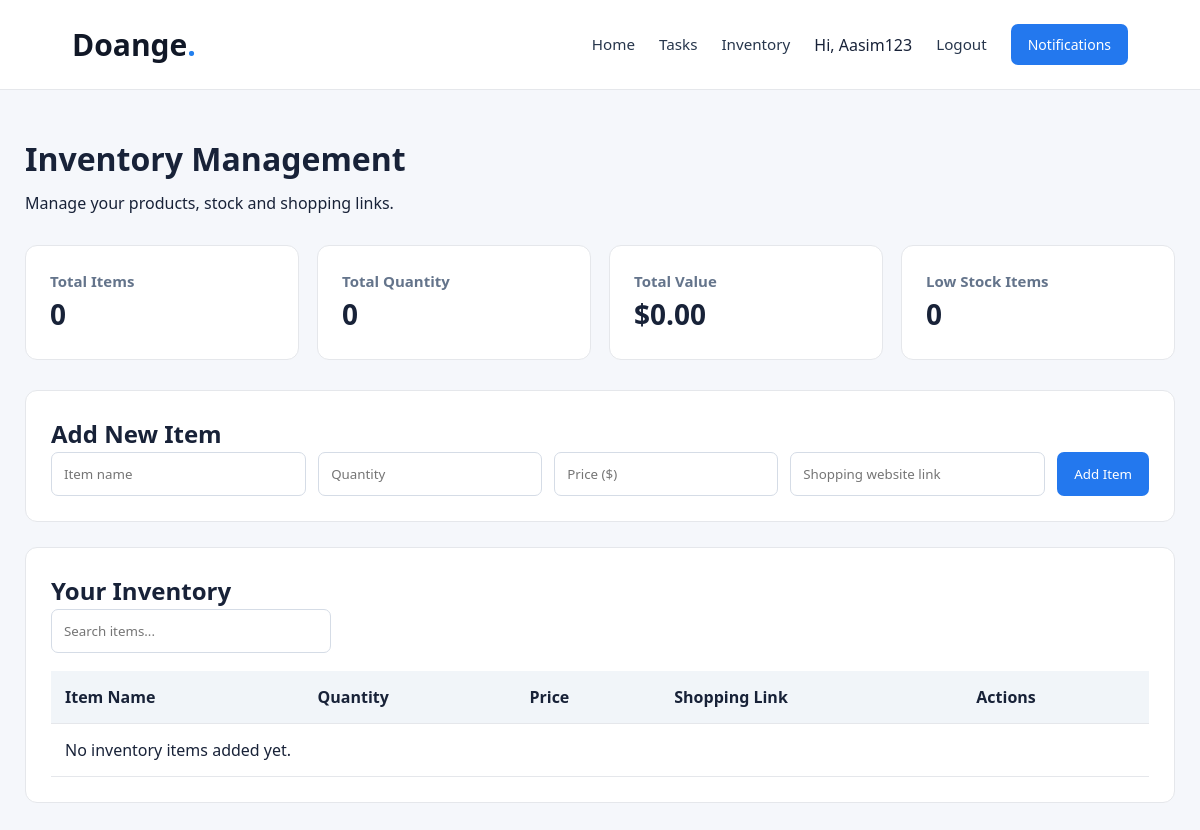
The app's page /inventory/ (signed in), older data.
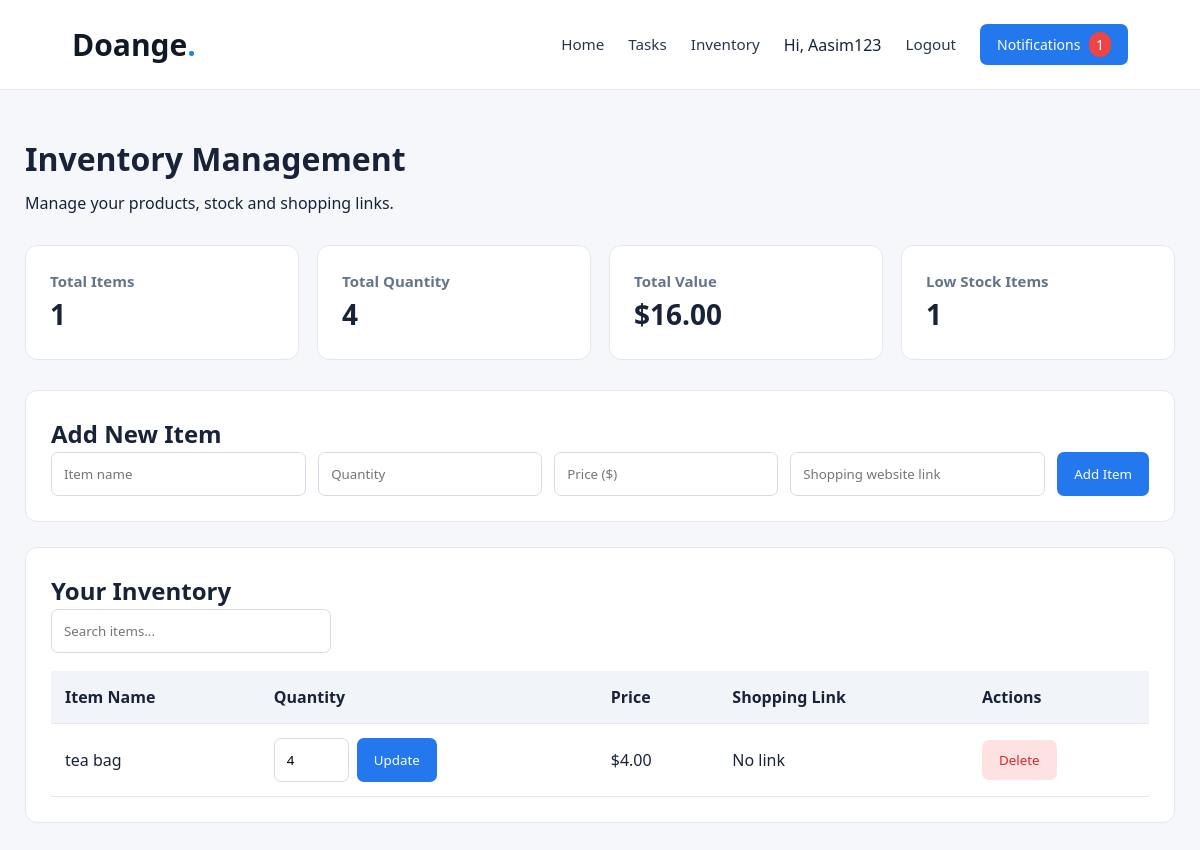
The same page, newer data.
### main/models.py (models this page shows, shortened)
class Inventory(models.Model):
    user = models.ForeignKey(User, on_delete=models.CASCADE)
    name = models.CharField(max_length=200)
    quantity = models.IntegerField(default=0)
    price = models.DecimalField(max_digits=10, decimal_places=2)
    buy_link = models.URLField(blank=True)

### main/views.py (the view, shortened to what this page needs)
# urls.py: path('inventory/', views.inventory, name='inventory'),
@login_required
def inventory(request):
    items = Inventory.objects.filter(user=request.user)
    total_items = items.count()
    total_quantity = sum(item.quantity for item in items)
    total_value = sum(item.quantity * item.price for item in items)
    low_stock = sum(1 for item in items if item.quantity <= 5)
    low_stock_items = items.filter(
    quantity__lte=5
    )
    notification_count = low_stock_items.count()
    return render(request, 'main/inventory.html', {
        'items': items,
        'total_items': total_items,
        'total_quantity': total_quantity,
        'total_value': total_value,
        'low_stock': low_stock,
        'low_stock_items': low_stock_items,
        'notification_count': notification_count,
    })

### main/templates/main/inventory.html (shortened to what the changed rows need)
{% load static %}
<!DOCTYPE html>
<html lang="en">
<head>
    <link rel="stylesheet" href="{% static 'main/style.css' %}">
</head>
<body class="inventory-page">
    <header class="inventory-header">
        <nav class="inventory-nav">
            <div class="notification-container">
                <button type="button"
                        class="notification-bell"
                        onclick="toggleNotifications()">
                    Notifications
                    {% if notification_count > 0 %}
                    <span class="notification-count">
                        {{ notification_count }}
                    </span>
                    {% endif %}
                </button>
            </div>
        </nav>
    </header>
    <main class="inventory-container">
        <h1>Inventory Management</h1>
        <div class="inventory-stats">
            <div class="inventory-stat">
                <h3>Total Items</h3>
                <h2>{{ total_items }}</h2>
            </div>
            <div class="inventory-stat">
                <h3>Total Quantity</h3>
                <h2>{{ total_quantity }}</h2>
            </div>
            <div class="inventory-stat">
                <h3>Total Value</h3>
                <h2>${{ total_value|floatformat:2 }}</h2>
            </div>
            <div class="inventory-stat">
                <h3>Low Stock Items</h3>
                <h2>{{ low_stock }}</h2>
            </div>
        </div>
        <section class="inventory-panel">
            <h2>Add New Item</h2>
        </section>
        <section class="inventory-panel">
            <h2>Your Inventory</h2>
            <div class="inventory-table-wrap">
                <table class="inventory-table">
                    <thead>
                        <tr>
                            <th>Item Name</th>
                            <th>Quantity</th>
                            <th>Price</th>
                            <th>Shopping Link</th>
                            <th>Actions</th>
                        </tr>
                    </thead>
                    <tbody>
                        {% for item in items %}
                        <tr class="inventory-row">
                            <td>{{ item.name }}</td>
                            <td>
                                <form method="POST"
                                      action="{% url 'update_inventory' item.id %}">
                                    <input type="number" name="quantity"
                                           value="{{ item.quantity }}"
                                           min="0" required>
                                    <button type="submit">Update</button>
                                </form>
                            </td>
                            <td>${{ item.price }}</td>
                            <td>
                                {% if item.buy_link %}
                                <a href="{{ item.buy_link }}"
                                   target="_blank"
                                   rel="noopener noreferrer">
                                    View Link
                                </a>
                                {% else %}
                                No link
                                {% endif %}
                            </td>
                            <td>
                                <form method="POST"
                                      action="{% url 'delete_inventory' item.id %}">
                                    <button type="submit"
                                            class="inventory-delete"
                                            onclick="return confirm('Delete this item?')">
                                        Delete
                                    </button>
                                </form>
                            </td>
                        </tr>
                        {% empty %}
                        <tr>
                            <td colspan="5">No inventory items added yet.</td>
                        </tr>
                        {% endfor %}
                    </tbody>
                </table>
            </div>
        </section>
    </main>
</body>
</html>

Row changes from the older to the newer data that the page shows:
added Inventory: name "tea bag", quantity "4", price "4.00", buy_link "No link"
Text that changed along with them:
{{ notification_count }}: (not shown) → "1"
{{ total_items }}: "0" → "1"
{{ total_quantity }}: "0" → "4"
{{ total_value|floatformat:2 }}: "0.00" → "16.00"
{{ low_stock }}: "0" → "1"
text no longer shown: "No inventory items added yet."
